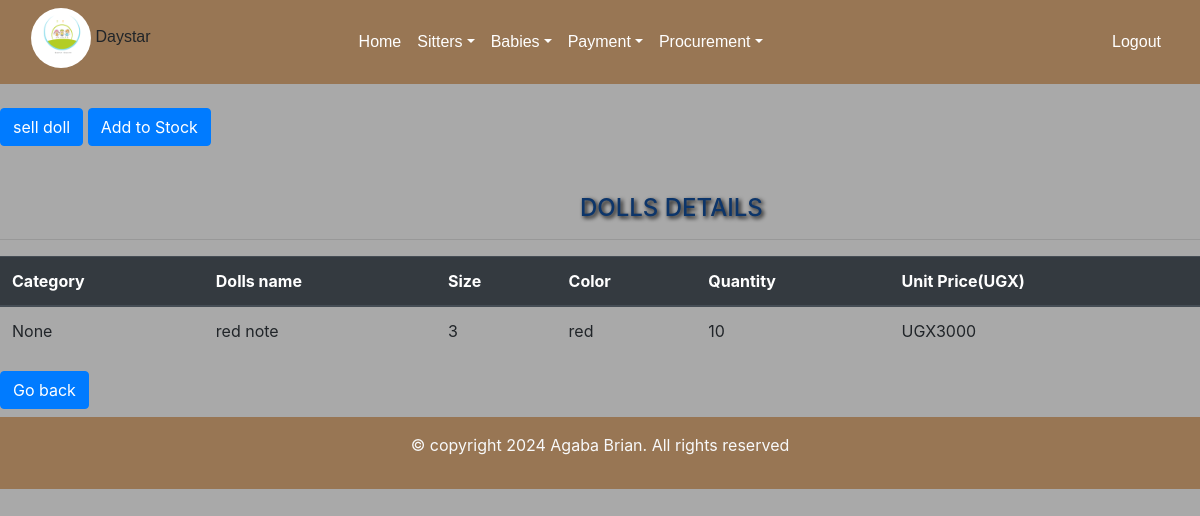
Screenshot of /dollscorner/1/ (signed in) with the database file from the repository.
### day/models.py (models this page shows, shortened)
class Doll(models.Model):
    c_doll=models.ForeignKey(Category_doll, on_delete=models.CASCADE,null=True, blank=True)
    name_of_the_doll =models.CharField(max_length=200,null=True, blank=True)
    quantity=models.IntegerField(default=0)
    color=models.CharField(max_length=200, null=True,blank=True)
    size=models.CharField(max_length=200,null=True,blank=True)
    issued_quantity=models.IntegerField(default=0,blank=True,null=True)
    received_quantity=models.IntegerField(default=0,null=True,blank=True)
    Unit_price=models.IntegerField(default=0,null=True, blank=True)
    date=models.DateField(default=timezone.now)

### day/views.py (the view)
# urls.py: path('dollscorner/<int:doll_id>/', views.dollscorner, name='dollscorner'),
@login_required
def dollscorner(request, doll_id):
    doll = get_object_or_404(Doll, id=doll_id)
    return render(request, 'dollscorner.html', {'doll': doll})

### day/templates/dollscorner.html (shortened to what this page needs)
{%extends 'base.html' %}
{%load static %}
{% block content %}
<br>
<div>
    <a href="{% url 'issue_item'  doll.id %}" class="hover_button" ><input type="submit" value="sell doll" class="btn btn-primary" placeholder="sell doll"/></a>
    <a href="{% url 'add_to_stock' doll.id %}"  class="hover-button"><input type= "submit" value="Add to Stock" class="btn btn-primary" type="button"/></a>
</div>
<br><br>
    <h4> DOLLS  DETAILS </h4><hr>
<table class="table ">
    <thead class="thead-dark table-">
        <tr>
            <th scope="col" class="project-h1">Category</th>
            <th scope="col" class="project-h1">Dolls name</th>
            <th scope="col" class="project-h1">Size</th>
            <th scope="col" class="project-h1">Color</th>
            <th scope="col" class="project-h1">Quantity</th>
            <th scope="col" class="project-h1">Unit Price(UGX)</th>
        </tr>
    </thead>
    <tbody>
        <tr>
            <td>{{doll.c_doll}}</td>
            <td>{{doll.name_of_the_doll}}</td>
            <td>{{doll.size}}</td>
            <td>{{doll.color}}</td>
            <td>{{doll.quantity}}</td>
            <td>UGX{{doll.Unit_price}}</td>
        </tr>
    </tbody>
</table>
<a href="{% url 'doll' %}"  class="hover-button"><input type= "submit" value="Go back" class="btn btn-primary" type="button"/></a>
{% endblock %}

### day/templates/dollscorner.html (style rules this page uses)
h4 { color:#0C356A; text-shadow: 2px 2px 4px #000000; margin-left: 580px; }
body { background-color:darkgray; }

### rows the page displays
Doll: c_doll "None", name_of_the_doll "red note", size "3", color "red", quantity "10", Unit_price "3000"
